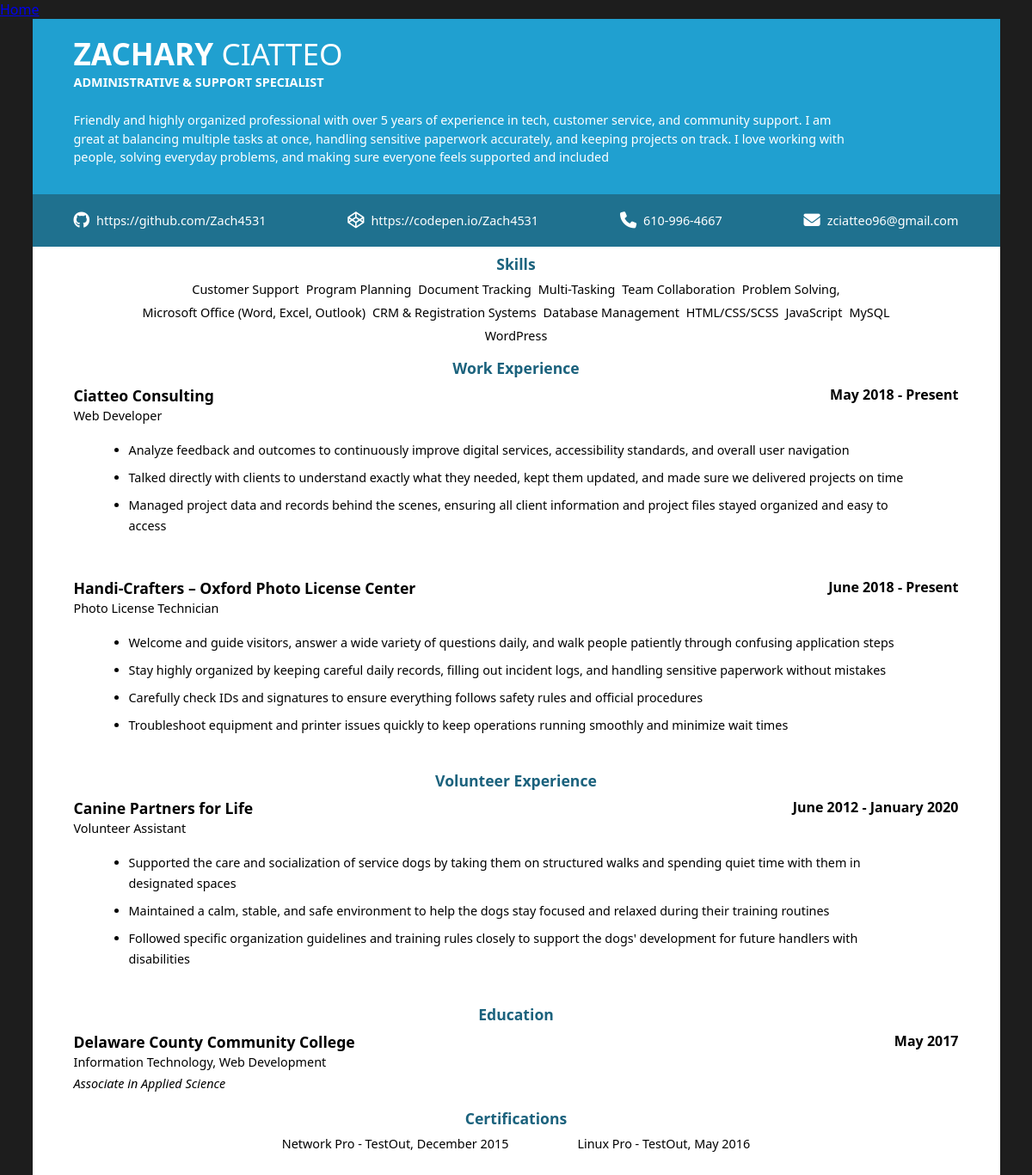
Page /resume/1 on the earlier database version.
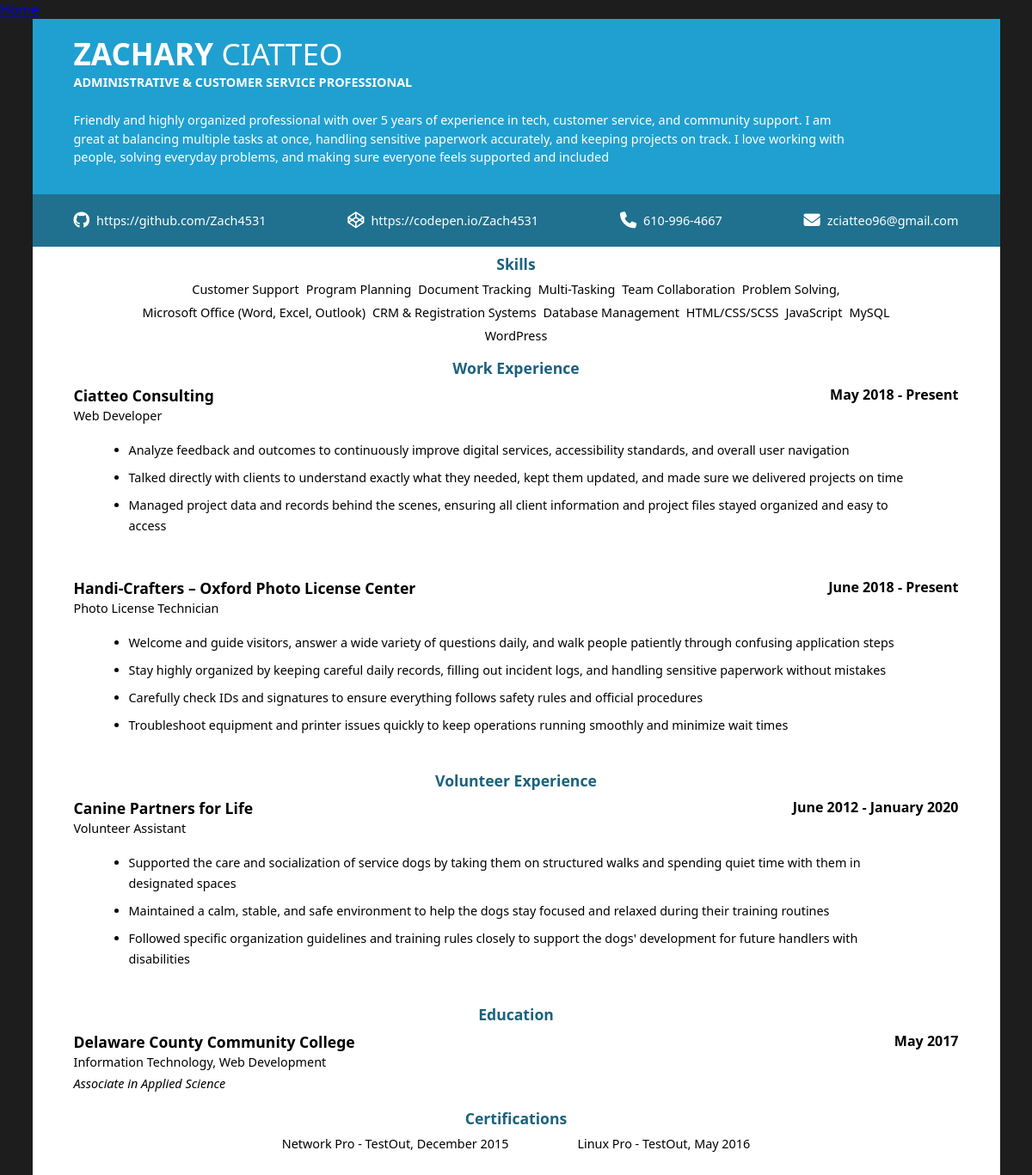
Same page on the later database version.
### builder/models.py (models this page shows, shortened)
class Resume(models.Model):
    name = models.CharField(max_length=100)
    summary = models.TextField(blank=True, null=True)
    skills = models.ManyToManyField('Skill', related_name='skills', blank=True)
    jobs = models.ManyToManyField('WorkExperience', related_name='jobs', blank=True)
    volunteer_experiences = models.ManyToManyField('Volunteer', related_name='volunteer_experiences', blank=True)
    certifications = models.ManyToManyField('Certification', related_name='certifications', blank=True)

### builder/views.py (the view)
# urls.py: path('resume/<int:resume_id>', views.resume, name='resume'),
def resume(request, resume_id):
    resume = Resume.objects.get(id=resume_id)
    return render(request, 'builder/resume.html', {
        'resume': resume,
        'profile': Profile.objects.first(),
        'education': Education.objects.all(),
    })

### builder/templates/builder/resume.html
{% extends 'builder/layout.html' %}
{% block body %}
  <a href="{% url 'index' %}">Home</a>
  <div class="resume">
    <div class="header">
      <h1><span>{{ profile.first_name }}</span> {{ profile.last_name }}</h1>
      <p>{{ resume.name }}</p>
    </div>
    <div class="summary">
      <p>{{ resume.summary }}</p>
    </div>
    <div class="contact">
      {% if profile.github %}
        <p>
          <i class="fab fa-github"></i> <a href="{{ profile.github }}">{{ profile.github }}</a>
        </p>
      {% endif %}
      {% if profile.cpen %}
        <p>
          <i class="fab fa-codepen"></i> <a href="{{ profile.cpen }}">{{ profile.cpen }}</a>
        </p>
      {% endif %}
      <p>
        <i class="fas fa-phone"></i> {{ profile.phone }}
      </p>
      <p>
        <i class="fas fa-envelope"></i> {{ profile.email }}
      </p>
    </div>
    <div class="content">
      <div class="section">
        <div class="heading">Skills</div>
        <div class="skills">
          {% for skill in resume.skills.all %}
            <div class="skill">{{ skill.name }}</div>
          {% endfor %}
        </div>
      </div>
      <div class="section">
        <div class="heading">Work Experience</div>
        <div class="work-experience">
          {% for item in resume.jobs.all %}
            <div class="work-experience-item">
              <div class="item-header">
                <h3>{{ item.company }}</h3>
                <p>{{ item.position }}</p>
              </div>
              <p>
                {% if item.present %}
                  {{ item.start_month }} {{ item.start_year }} - Present
                {% else %}
                  {{ item.start_month }} {{ item.start_year }} - {{ item.end_month }} {{ item.end_year }}
                {% endif %}
              </p>
              <ul class="job-duties">
                {% for duty in item.job_duties.all %}
                  <li>{{ duty.description }}</li>
                {% endfor %}
              </ul>
            </div>
          {% endfor %}
        </div>
      </div>
      <div class="section">
        <div class="heading">Volunteer Experience</div>
        <div class="volunteer-experience">
          {% for item in resume.volunteer_experiences.all %}
            <div class="volunteer-experience-item">
              <div class="item-header">
                <h3>{{ item.organization }}</h3>
                <p>{{ item.role }}</p>
              </div>
              <p>{{ item.start_month }} {{ item.start_year }} - {{ item.end_month }} {{ item.end_year }}</p>
              <ul class="volunteer-duties">
                {% for duty in item.volunteer_duties.all %}
                  <li>{{ duty.description }}</li>
                {% endfor %}
              </ul>
            </div>
          {% endfor %}
        </div>
      </div>
      <div class="section">
        <div class="heading">Education</div>
        <div class="education">
          {% for item in education %}
            <div class="education-item">
              <div class="item-header">
                <h3>{{ item.institution }}</h3>
                <p>{{ item.major }}</p>
                <i>{{ item.degree }}</i>
              </div>
              <p>{{ item.month }} {{ item.year }}</p>
            </div>
          {% endfor %}
        </div>
      </div>
      <div class="section">
        <div class="heading">Certifications</div>
        <div class="certifications">
          {% for certification in resume.certifications.all %}
            <div class="certification">{{ certification.name }} - {{ certification.institution }}, {{ certification.month }} {{ certification.year }}</div>
          {% endfor %}
        </div>
      </div>
    </div>
  </div>
{% endblock %}

Differences in the rows shown:
changed Resume: name "ADMINISTRATIVE & SUPPORT SPECIALIST" → "ADMINISTRATIVE & CUSTOMER SERVICE PROFESSIONAL"
